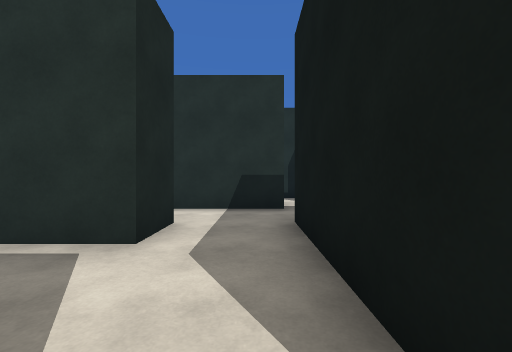
[1] (above)

19 first-person views from a walk through a scene from a Unity 3-D project. The camera is 1.3 m above the floor, looks level and sees 90° across. The floor is counted in squares, 2 m on a side. Each view is taken from the middle of a square. On the plan, view 1 faces up. The plan holds only what a view shows up to about 9 squares ahead; the rest is blank. The place goes on beyond the plan. The player character is not drawn.

[2]
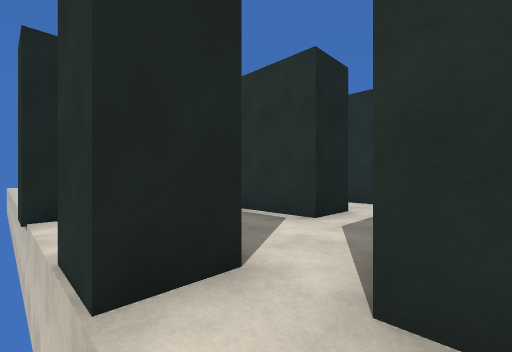

[3]
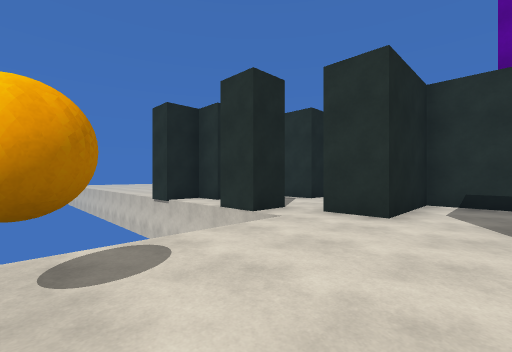

[4]
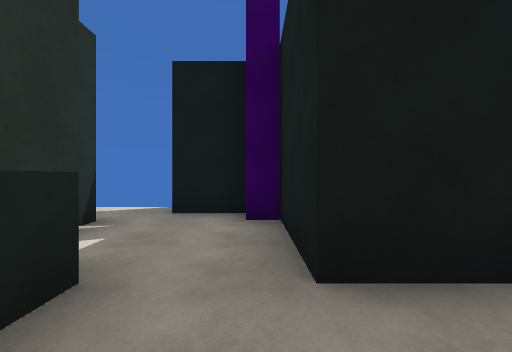

[5]
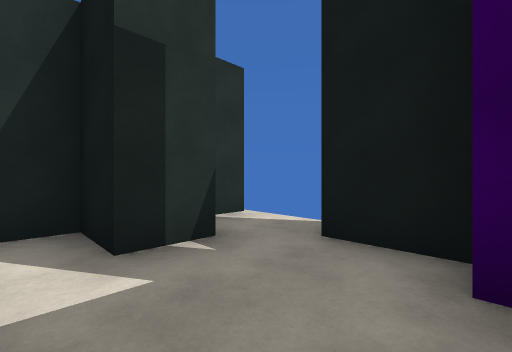

[6]
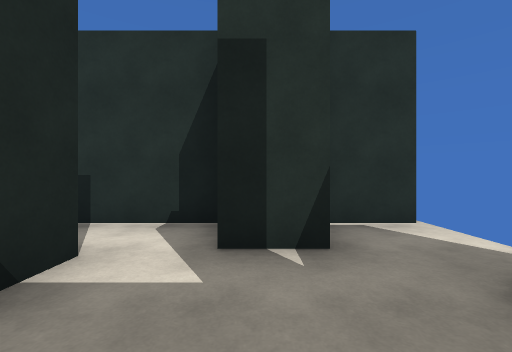

[7]
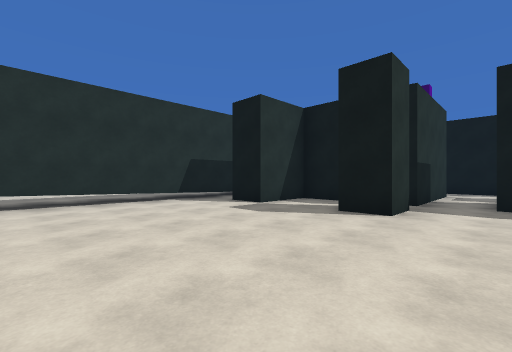

[8]
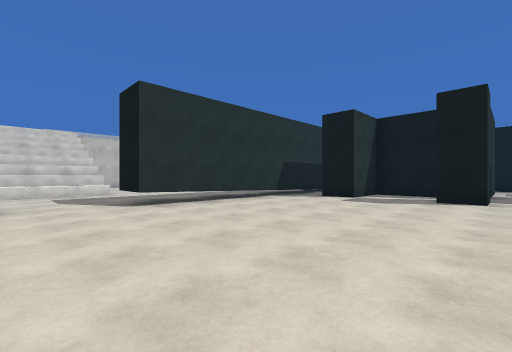

[9]
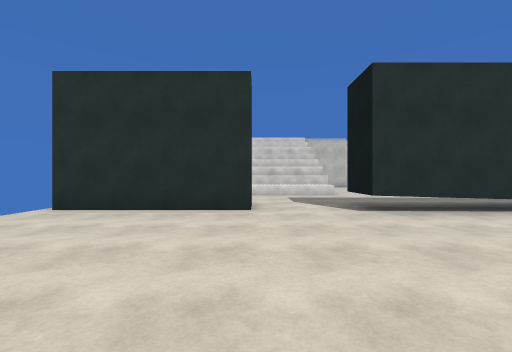

[10]
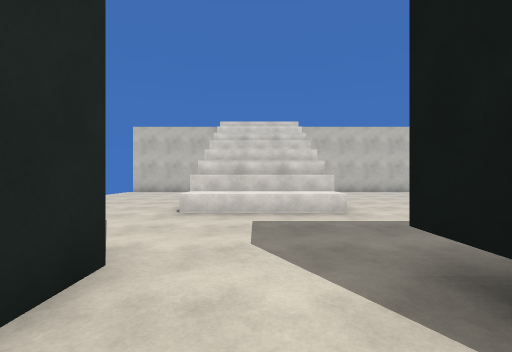

[11]
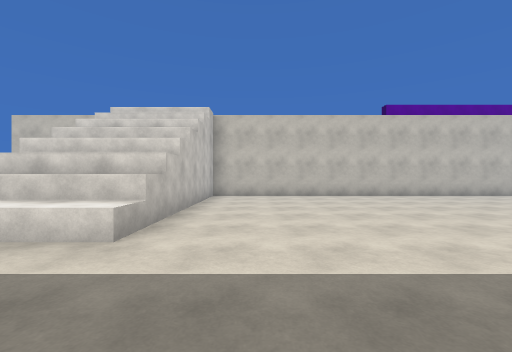

[12]
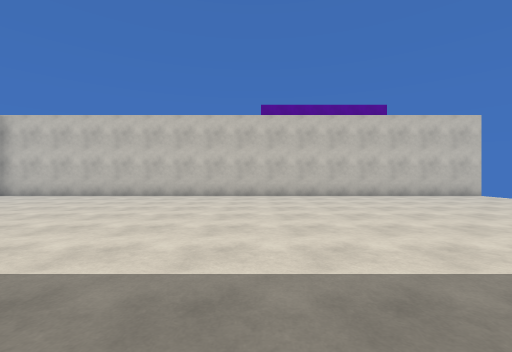

[13]
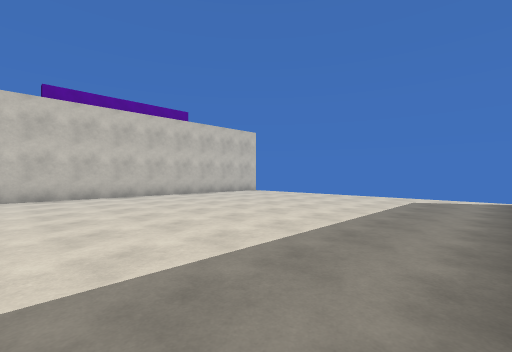

[14]
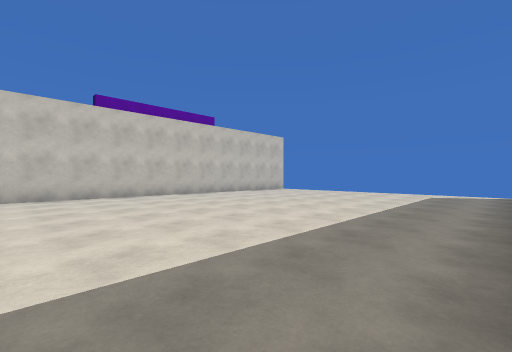

[15]
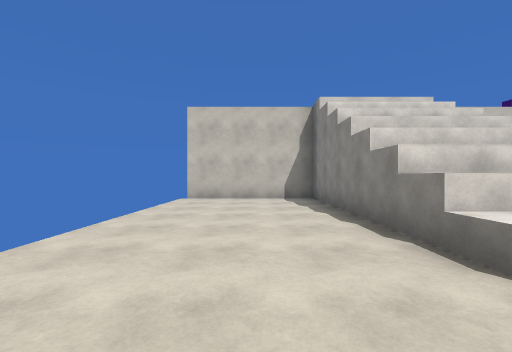

[16]
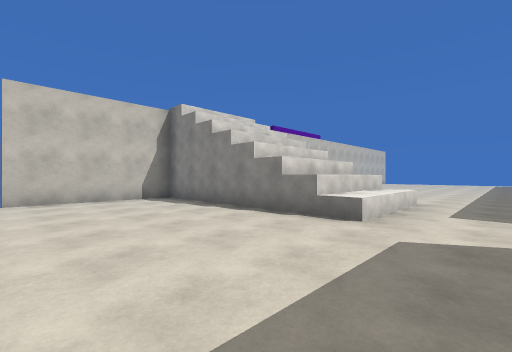

[17]
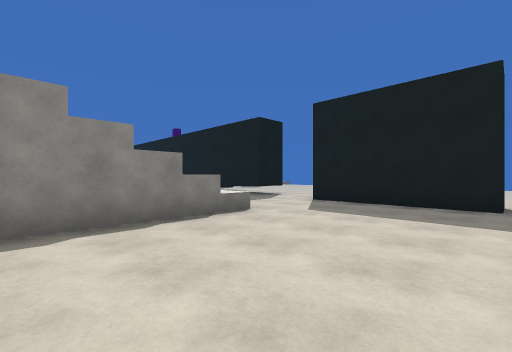

[18]
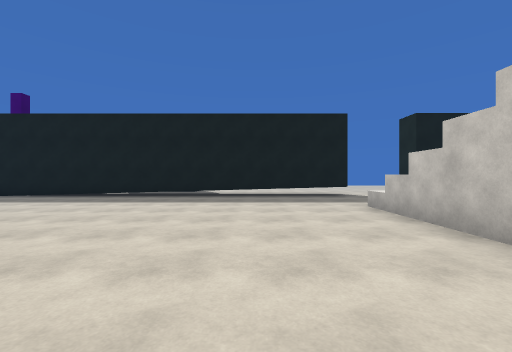

[19]
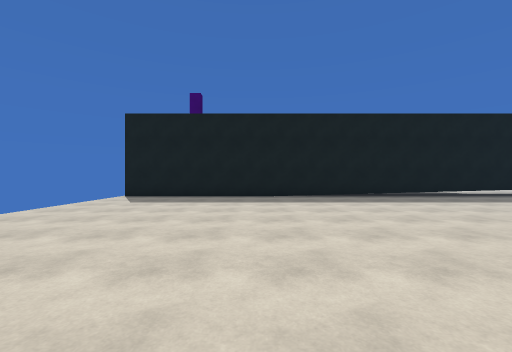

### Floor plan
Key: @ floor where view 1 was taken; # wall or solid block; x gap in a wall; . floor; ^ raised ledge; T thing the floor can be seen under or through.
Columns run from 18 left of view 1 to 4 right of it. Each row starts with its distance up from view 1.
 18 ##### #################
 17 ....###................
 16 ....###................
 15 ....###...............
 14 ....###...............
 13 ....###................
 12 ....^^^................
 11 .......................
 10 .......................
  9 .###...................
  8 x###...TTTT############
  7 .............     ..#..
  6 ............###   #....
  5   ............# ###...#
  4    ...........#  ....##
  3     ........#.###..###
  2     ...............#..
  1        .......##...#..
  0               #..#@...
 -1               #  ##...
 -2                    ...
 -3                    ...
 -4                    #..

Where each view was taken, in squares from view 1:
view 1: 0 up, 0 right, facing up
view 2: 1 down, 1 right, facing up-left
view 3: 4 down, 3 right, facing up-left
view 4: 4 up, 1 left, facing right
view 5: 4 up, 1 right, facing up-right
view 6: 4 up, 2 right, facing up
view 7: 1 up, 11 left, facing up-right
view 8: 2 up, 14 left, facing up-right
view 9: 3 up, 14 left, facing up
view 10: 7 up, 13 left, facing up
view 11: 9 up, 10 left, facing up
view 12: 9 up, 3 left, facing up
view 13: 9 up, 4 left, facing up-right
view 14: 9 up, 6 left, facing up-right
view 15: 10 up, 16 left, facing up
view 16: 10 up, 18 left, facing up-right
view 17: 15 up, 18 left, facing down-right
view 18: 17 up, 9 left, facing down
view 19: 17 up, 0 right, facing down
